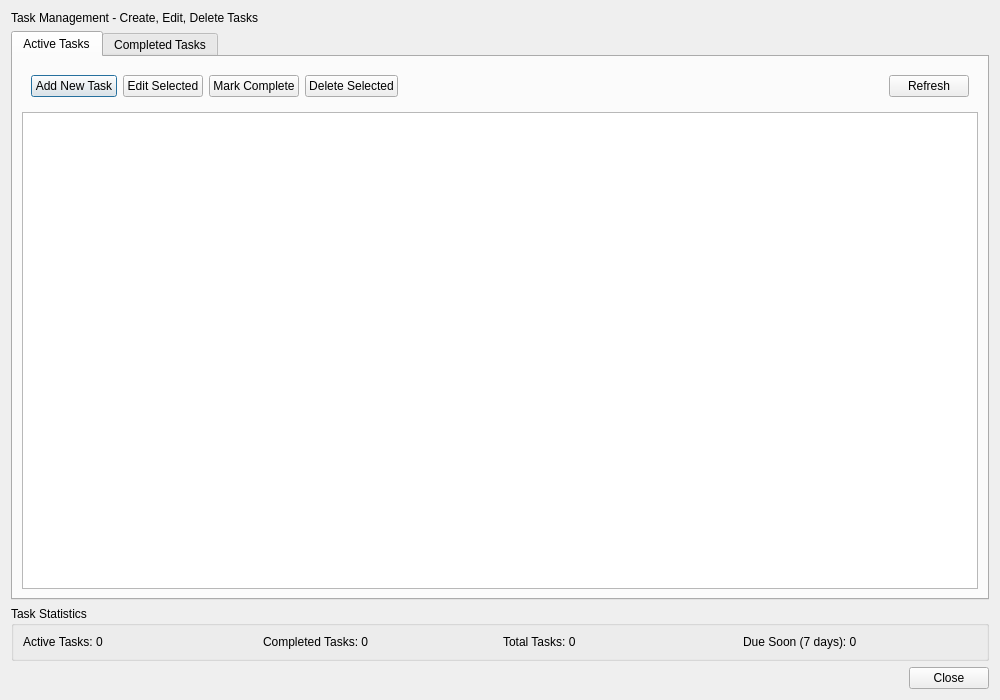
<?xml version="1.0" encoding="UTF-8"?>
<ui version="4.0">
 <class>Dialog_task_crud</class>
 <widget class="QDialog" name="Dialog_task_crud">
  <property name="geometry">
   <rect>
    <x>0</x>
    <y>0</y>
    <width>1000</width>
    <height>700</height>
   </rect>
  </property>
  <property name="windowTitle">
   <string>Task Management - Create, Edit, Delete Tasks</string>
  </property>
  <layout class="QVBoxLayout" name="verticalLayout_Dialog_task_crud">
   <item>
    <widget class="QLabel" name="label_task_crud_header">
     <property name="minimumSize">
      <size>
       <width>0</width>
       <height>0</height>
      </size>
     </property>
     <property name="text">
      <string>Task Management - Create, Edit, Delete Tasks</string>
     </property>
     <property name="role" stdset="0">
      <string>header</string>
     </property>
    </widget>
   </item>
   <item>
    <widget class="QTabWidget" name="tabWidget_task_crud">
     <property name="currentIndex">
      <number>0</number>
     </property>
     <widget class="QWidget" name="tab_active_tasks">
      <attribute name="title">
       <string>Active Tasks</string>
      </attribute>
      <layout class="QVBoxLayout" name="verticalLayout_tab_active_tasks">
       <item>
        <widget class="QWidget" name="widget_active_tasks_buttons" native="true">
         <layout class="QHBoxLayout" name="horizontalLayout_active_tasks_buttons">
          <item>
           <widget class="QPushButton" name="pushButton_add_new_task">
            <property name="text">
             <string>Add New Task</string>
            </property>
           </widget>
          </item>
          <item>
           <widget class="QPushButton" name="pushButton_edit_selected_task">
            <property name="text">
             <string>Edit Selected</string>
            </property>
           </widget>
          </item>
          <item>
           <widget class="QPushButton" name="pushButton_complete_selected_task">
            <property name="text">
             <string>Mark Complete</string>
            </property>
           </widget>
          </item>
          <item>
           <widget class="QPushButton" name="pushButton_delete_selected_task">
            <property name="text">
             <string>Delete Selected</string>
            </property>
           </widget>
          </item>
          <item>
           <spacer name="horizontalSpacer_active_tasks">
            <property name="orientation">
             <enum>Qt::Orientation::Horizontal</enum>
            </property>
            <property name="sizeHint" stdset="0">
             <size>
              <width>40</width>
              <height>20</height>
             </size>
            </property>
           </spacer>
          </item>
          <item>
           <widget class="QPushButton" name="pushButton_refresh_active_tasks">
            <property name="text">
             <string>Refresh</string>
            </property>
           </widget>
          </item>
         </layout>
        </widget>
       </item>
       <item>
        <widget class="QTableWidget" name="tableWidget_active_tasks">
         <property name="selectionBehavior">
          <enum>QAbstractItemView::SelectionBehavior::SelectRows</enum>
         </property>
         <property name="sortingEnabled">
          <bool>true</bool>
         </property>
        </widget>
       </item>
      </layout>
     </widget>
     <widget class="QWidget" name="tab_completed_tasks">
      <attribute name="title">
       <string>Completed Tasks</string>
      </attribute>
      <layout class="QVBoxLayout" name="verticalLayout_tab_completed_tasks">
       <item>
        <widget class="QWidget" name="widget_completed_tasks_buttons" native="true">
         <layout class="QHBoxLayout" name="horizontalLayout_completed_tasks_buttons">
          <item>
           <widget class="QPushButton" name="pushButton_restore_selected_task">
            <property name="text">
             <string>Restore Task</string>
            </property>
           </widget>
          </item>
          <item>
           <widget class="QPushButton" name="pushButton_delete_completed_task">
            <property name="text">
             <string>Delete Permanently</string>
            </property>
           </widget>
          </item>
          <item>
           <spacer name="horizontalSpacer_completed_tasks">
            <property name="orientation">
             <enum>Qt::Orientation::Horizontal</enum>
            </property>
            <property name="sizeHint" stdset="0">
             <size>
              <width>40</width>
              <height>20</height>
             </size>
            </property>
           </spacer>
          </item>
          <item>
           <widget class="QPushButton" name="pushButton_refresh_completed_tasks">
            <property name="text">
             <string>Refresh</string>
            </property>
           </widget>
          </item>
         </layout>
        </widget>
       </item>
       <item>
        <widget class="QTableWidget" name="tableWidget_completed_tasks">
         <property name="selectionBehavior">
          <enum>QAbstractItemView::SelectionBehavior::SelectRows</enum>
         </property>
         <property name="sortingEnabled">
          <bool>true</bool>
         </property>
        </widget>
       </item>
      </layout>
     </widget>
    </widget>
   </item>
   <item>
    <widget class="QGroupBox" name="groupBox_task_statistics">
     <property name="title">
      <string>Task Statistics</string>
     </property>
     <layout class="QGridLayout" name="gridLayout_task_statistics">
      <item row="0" column="0">
       <widget class="QLabel" name="label_active_tasks_count">
        <property name="text">
         <string>Active Tasks: 0</string>
        </property>
       </widget>
      </item>
      <item row="0" column="1">
       <widget class="QLabel" name="label_completed_tasks_count">
        <property name="text">
         <string>Completed Tasks: 0</string>
        </property>
       </widget>
      </item>
      <item row="0" column="2">
       <widget class="QLabel" name="label_total_tasks_count">
        <property name="text">
         <string>Total Tasks: 0</string>
        </property>
       </widget>
      </item>
      <item row="0" column="3">
       <widget class="QLabel" name="label_tasks_due_soon">
        <property name="text">
         <string>Due Soon (7 days): 0</string>
        </property>
       </widget>
      </item>
     </layout>
    </widget>
   </item>
   <item>
    <widget class="QDialogButtonBox" name="buttonBox_task_crud">
     <property name="orientation">
      <enum>Qt::Orientation::Horizontal</enum>
     </property>
     <property name="standardButtons">
      <set>QDialogButtonBox::StandardButton::Close</set>
     </property>
    </widget>
   </item>
  </layout>
 </widget>
 <resources/>
 <connections/>
</ui> 
